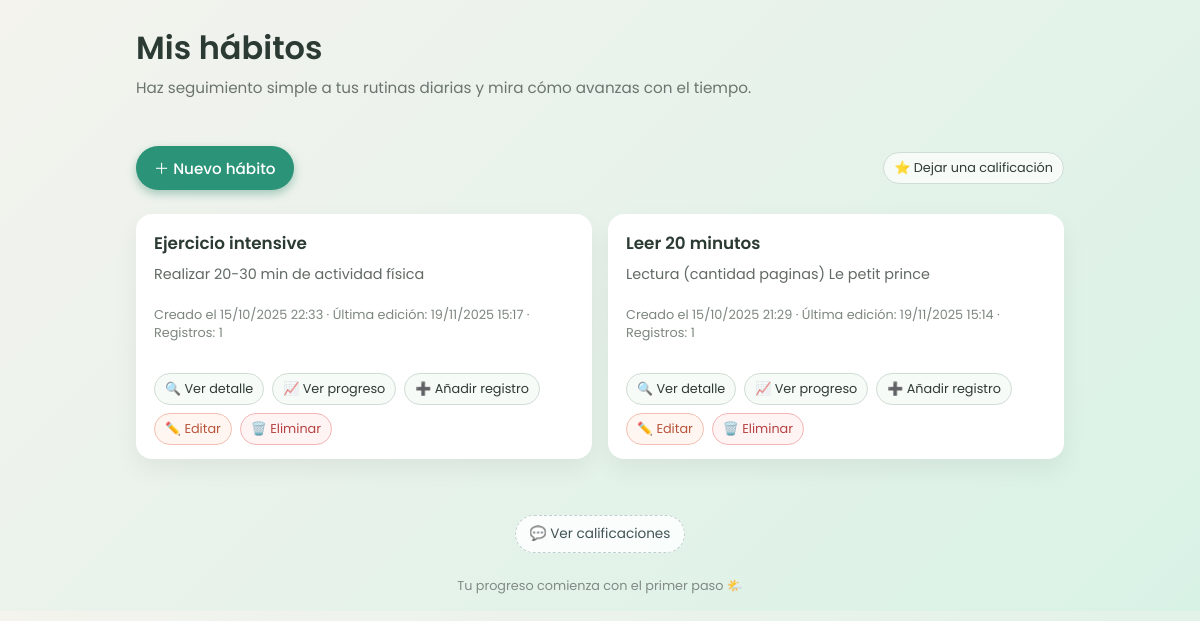
Screenshot of /polls/ with the database file from the repository.
### polls/models.py (models this page shows, shortened)
class Habit(models.Model):
    habit_text = models.CharField(max_length=200, verbose_name="Nombre del hábito")
    description = models.TextField(blank=True, verbose_name="Descripción")
    pub_date = models.DateTimeField("Fecha de creación", auto_now_add=True)
    updated_at = models.DateTimeField("Fecha de modificación", auto_now=True)
    def total_records(self):
        return self.habitrecord_set.count()

### polls/views.py (the view)
# urls.py: path("", RedirectView.as_view(pattern_name="polls:index", permanent=False)),
def index(request):
    latest_habit_list = Habit.objects.order_by("-pub_date")
    context = {"latest_habit_list": latest_habit_list}
    return render(request, "polls/index.html", context)

### polls/templates/polls/index.html (shortened to what this page needs)
<!DOCTYPE html>
<html lang="es">
<head>
</head>
<body>
    <header>
        <h1>Mis hábitos</h1>
        <p class="subtitle">Haz seguimiento simple a tus rutinas diarias y mira cómo avanzas con el tiempo.</p>
    </header>
    <div class="container">
        <div class="top-actions">
            <a href="{% url 'polls:add_habit' %}" class="primary-button">
                <span>＋ Nuevo hábito</span>
            </a>
            <a href="{% url 'polls:calificar' %}" class="action-button">
                ⭐ Dejar una calificación
            </a>
        </div>
        {% if latest_habit_list %}
            <div class="habits-grid">
                {% for habit in latest_habit_list %}
                    <div class="habit-card">
                        <h2 class="habit-name">{{ habit.habit_text }}</h2>
                        {% if habit.description %}
                            <p class="habit-description">{{ habit.description }}</p>
                        {% endif %}
                        <p class="habit-meta">
                            Creado el {{ habit.pub_date|date:"d/m/Y H:i" }} ·
                            Última edición: {{ habit.updated_at|date:"d/m/Y H:i" }} ·
                            Registros: {{ habit.total_records }}
                        </p>
                        <div class="habit-actions">
                            <a href="{% url 'polls:detail' habit.id %}" class="action-button">
                                🔍 Ver detalle
                            </a>
                            <a href="{% url 'polls:results' habit.id %}" class="action-button">
                                📈 Ver progreso
                            </a>
                            <a href="{% url 'polls:add_record' habit.id %}" class="action-button">
                                ➕ Añadir registro
                            </a>
                            <a href="{% url 'polls:edit_habit' habit.id %}" class="action-button edit-button">
                                ✏️ Editar
                            </a>
                            <a href="{% url 'polls:delete_habit' habit.id %}" class="action-button delete-button">
                                🗑️ Eliminar
                            </a>
                        </div>
                    </div>
                {% endfor %}
            </div>
        {% else %}
            <div class="no-habits">
                No hay hábitos registrados todavía. Empieza con uno pequeño hoy 🌿
            </div>
        {% endif %}
    </div>
    <a href="{% url 'polls:ver_calificaciones' %}" class="view-ratings-button">
        💬 Ver calificaciones
    </a>
    <footer>
        Tu progreso comienza con el primer paso 🌤️
    </footer>
</body>
</html>

### polls/templates/polls/index.html (style rules this page uses)
* { box-sizing: border-box; }
body { font-family: "Poppins", sans-serif; background: linear-gradient(135deg, #f4f3ee, #d9f2e6); color: #2b3a33; display: flex; flex-direction: column; align-items: center; margin: 0; padding: 0; }
header { width: 100%; max-width: 960px; padding: 24px 16px 8px; }
h1 { margin: 0; font-size: 2rem; font-weight: 600; }
.subtitle { margin-top: 4px; font-size: 0.95rem; color: #6b746e; }
.container { width: 100%; max-width: 960px; padding: 8px 16px 32px; }
.top-actions { display: flex; justify-content: space-between; align-items: center; margin: 16px 0 24px; gap: 8px; flex-wrap: wrap; }
.primary-button { text-decoration: none; background: #2b9378; color: #ffffff; padding: 10px 18px; border-radius: 999px; font-size: 0.95rem; font-weight: 500; border: none; cursor: pointer; display: inline-flex; align-items: center; gap: 6px; box-shadow: 0 4px 10px rgba(24, 121, 93, 0.35); transition: transform 0.1s ease, box-shadow 0.15s ease; }
.habits-grid { display: grid; grid-template-columns: repeat(auto-fit, minmax(260px, 1fr)); gap: 16px; }
.habit-card { background: #ffffff; border-radius: 16px; padding: 16px 18px 14px; box-shadow: 0 10px 25px rgba(0, 0, 0, 0.06); display: flex; flex-direction: column; gap: 8px; position: relative; overflow: hidden; }
.habit-name { font-size: 1.05rem; font-weight: 600; margin: 0; }
.habit-description { font-size: 0.9rem; margin: 0; color: #616a64; }
.habit-meta { font-size: 0.8rem; color: #7d877f; }
.habit-actions { margin-top: 10px; display: flex; flex-wrap: wrap; gap: 8px; }
.action-button { text-decoration: none; font-size: 0.8rem; padding: 6px 10px; border-radius: 999px; border: 1px solid #d0ddd5; color: #2f3b34; background: #f7fbf8; display: inline-flex; align-items: center; gap: 4px; cursor: pointer; transition: background 0.15s ease, border-color 0.15s ease, transform 0.08s ease; }
.edit-button { border-color: #f1c0b0; background: #fff5f1; color: #b8563b; }
.delete-button { border-color: #f5b5b5; background: #fff4f4; color: #b64242; }
.view-ratings-button { margin-top: 24px; text-decoration: none; font-size: 0.85rem; padding: 8px 14px; border-radius: 999px; border: 1px dashed #c1cfd0; color: #425356; background: rgba(255, 255, 255, 0.8); display: inline-flex; align-items: center; gap: 6px; }
footer { margin: 24px 0 16px; font-size: 0.8rem; color: #818a84; text-align: center; }

### rows the page displays
Habit: habit_text "Ejercicio intensive", description "Realizar 20-30 min de actividad física", pub_date "15/10/2025 22:33", updated_at "19/11/2025 15:17", total_records "1"
Habit: habit_text "Leer 20 minutos", description "Lectura (cantidad paginas) Le petit prince", pub_date "15/10/2025 21:29", updated_at "19/11/2025 15:14", total_records "1"
